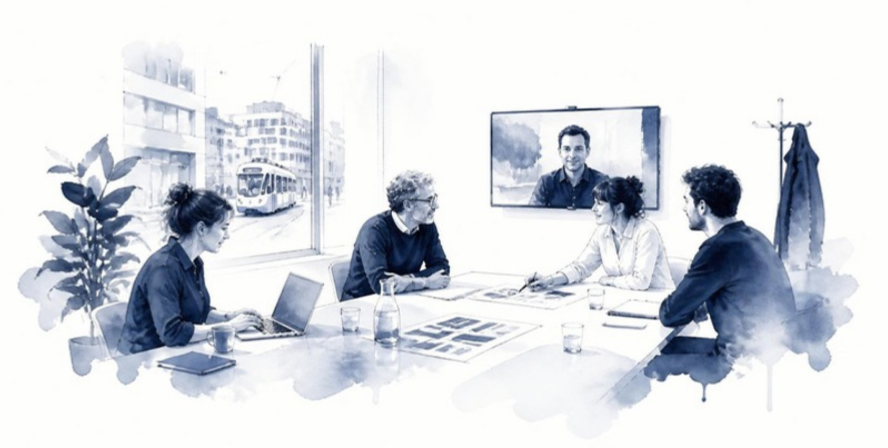
#> input picture tribea-website/assets/illustrations/about-source.png, 1776 x 896 px (shown at 1/2 size)
$ python build-hero.py ../assets/illustrations/about-source.png
#> lines starting #> are read from the running program, lines starting #| are printed output that depends on the picture
"""Build the hero photographs from the approved source picture.

The photo is turned into a Blue Slate to white duotone and shown as its own band
below the hero text, fading into the page background along its top edge.
Source: Diana Shturm on Unsplash, Lucerne from the lake (credited in the legal notice).
"""
import sys
from pathlib import Path
import numpy as np
from PIL import Image, ImageEnhance

SRC = Path(sys.argv[1] if len(sys.argv) > 1 else str(Path(__file__).resolve().parents[1] / "assets" / "hero-source-lucerne.jpg"))
OUT = Path(__file__).resolve().parents[1] / "public" / "images"
SLATE = np.array([76, 95, 107], float)   # Blue Slate
WHITE = np.array([255, 255, 255], float)
PAGE = WHITE                             # --bg

def duotone(img, solid, end, amax=0.96):
    g = 0.18 + 0.82 * (np.asarray(img, float) / 255.0)
    rgb = SLATE * (1 - g[..., None]) + WHITE * g[..., None]
    y = np.linspace(0, 1, g.shape[0])
    if end <= solid:
        a = np.zeros_like(y)
    else:
        a = np.where(y < solid, amax, np.clip(amax * (end - y) / (end - solid), 0, amax))
    return Image.fromarray((rgb * (1 - a[:, None, None]) + PAGE * a[:, None, None]).clip(0, 255).astype("uint8"))

src = ImageEnhance.Contrast(Image.open(SRC).convert("L")).enhance(1.06)
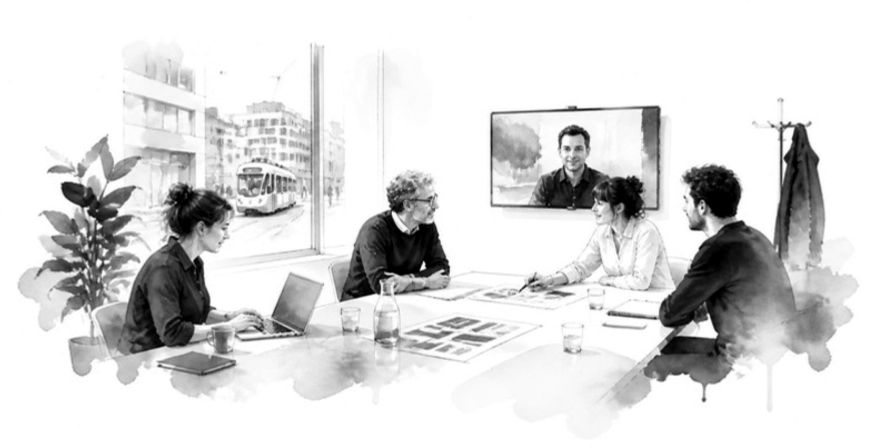
#> src: PIL image 1776x896 L (shown at 1/2 size); min 0, max 255, mean 218.4
W, H = src.size
OUT.mkdir(parents=True, exist_ok=True)

x0 = int(0.22 * W); cw = W - x0; ch = int(cw / 2.0); y0 = max(0, int(0.70 * H) - ch)
wide = src.crop((x0, y0, x0 + cw, y0 + ch))
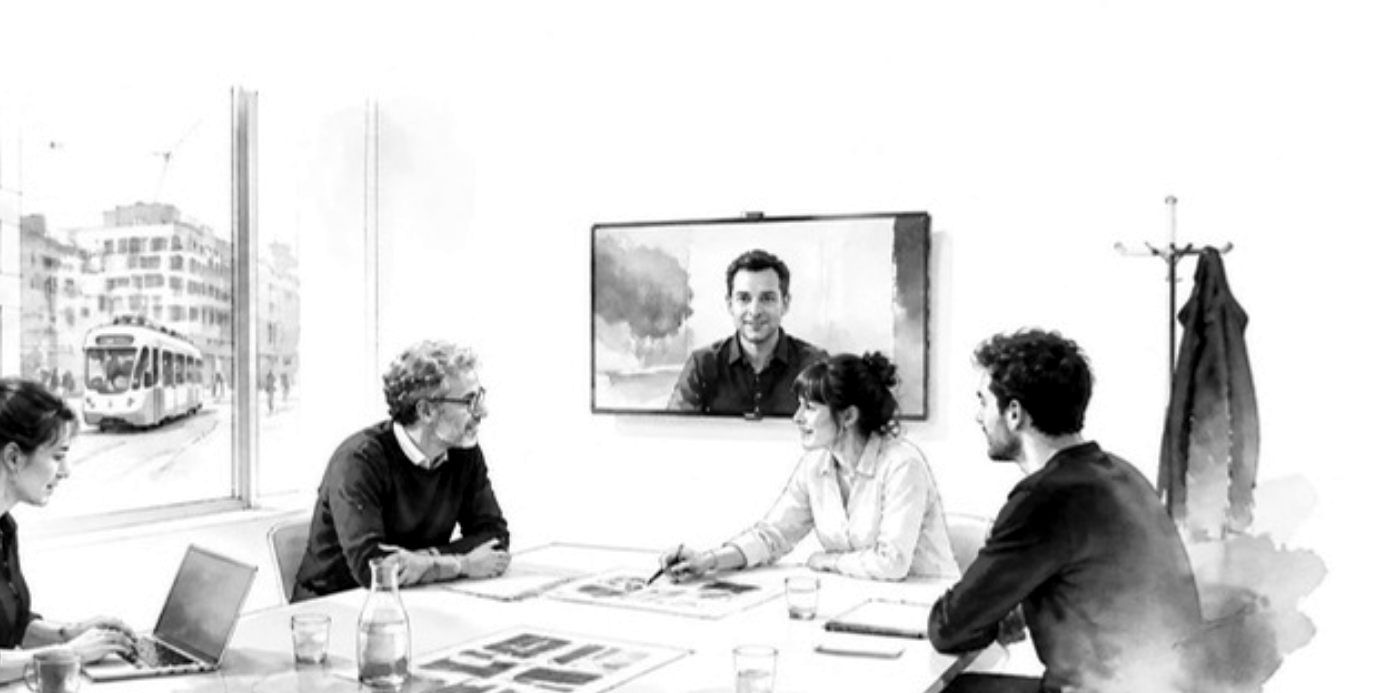
#> wide: PIL image 1386x693 L; min 0, max 255, mean 214.6
for w in (2400, 1600, 1100):
    duotone(wide.resize((w, round(ch * w / cw)), Image.LANCZOS), 0.0, 0.30).save(OUT / f"hero-wide-{w}.webp", "WEBP", quality=72, method=6)
#> this loop made 3 passes
#> pass 1, in duotone, `g = 0.18 + 0.82 * (np.asarray(img, float) / 255.0)`:
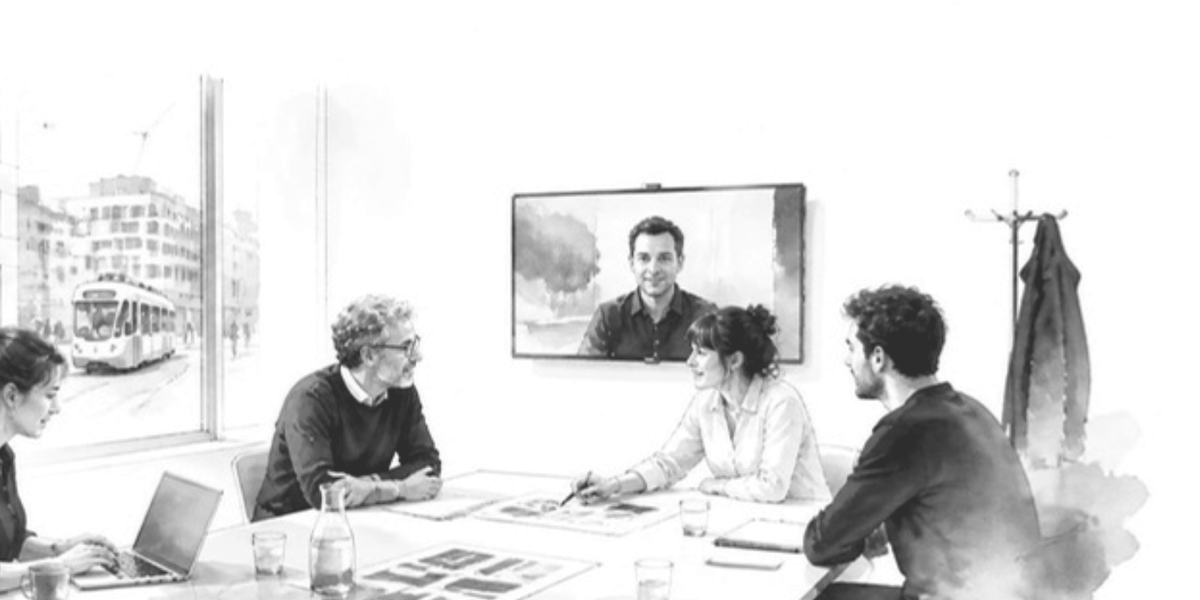
#> g: shape (1200, 2400) float64 (shown at 1/2 size); min 0.18, max 1, mean 0.87
#> pass 1, in duotone, `rgb = SLATE * (1 - g[..., None]) + WHITE * g[..., None]`:
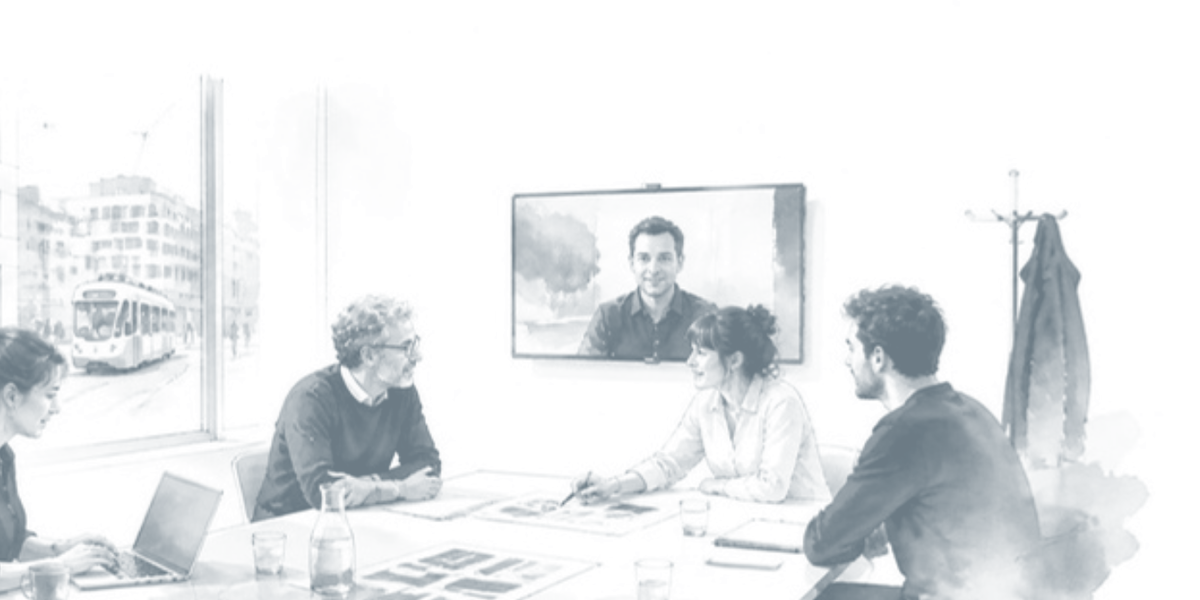
#> rgb: shape (1200, 2400, 3) float64 (shown at 1/2 size); mean of channels 0, 1, 2 231.8, 234.2, 235.8; drawn as R, G, B

x0 = int(0.40 * W); cw = int(0.60 * W); ch = int(cw * 0.66); y0 = max(0, int(0.66 * H) - ch)
narrow = src.crop((x0, y0, x0 + cw, y0 + ch))
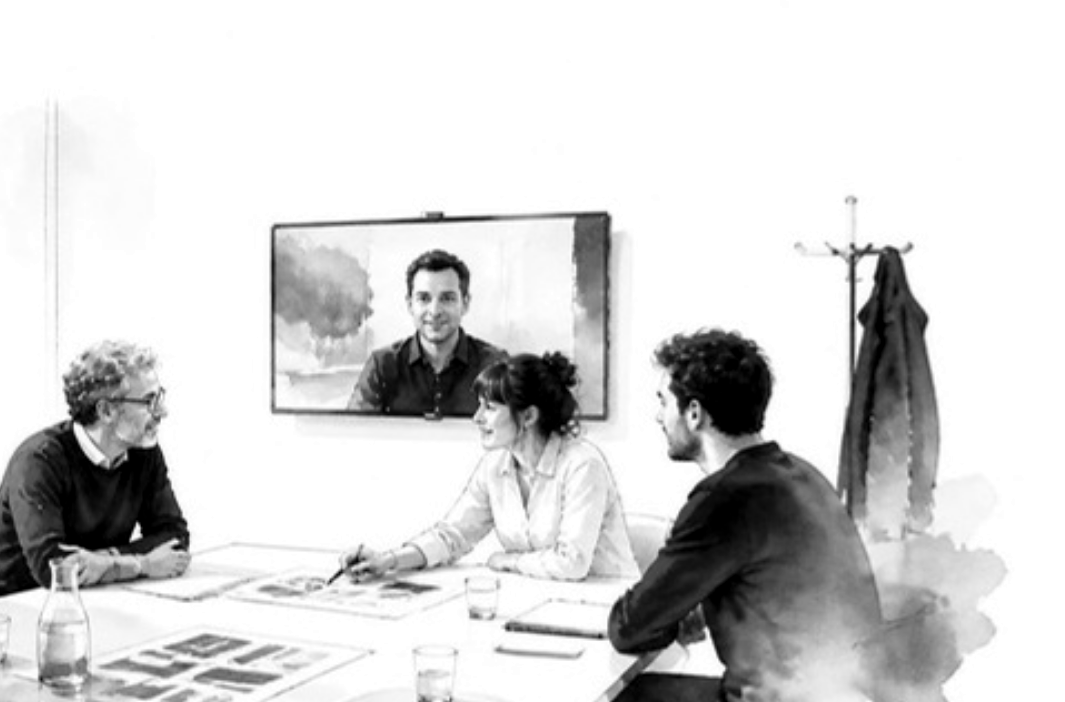
#> narrow: PIL image 1065x702 L; min 0, max 255, mean 212.9
for w in (900, 600):
    duotone(narrow.resize((w, round(ch * w / cw)), Image.LANCZOS), 0.0, 0.26).save(OUT / f"hero-narrow-{w}.webp", "WEBP", quality=70, method=6)
#> this loop made 2 passes
#> pass 1, in duotone (call 4), `g = 0.18 + 0.82 * (np.asarray(img, float) / 255.0)`:
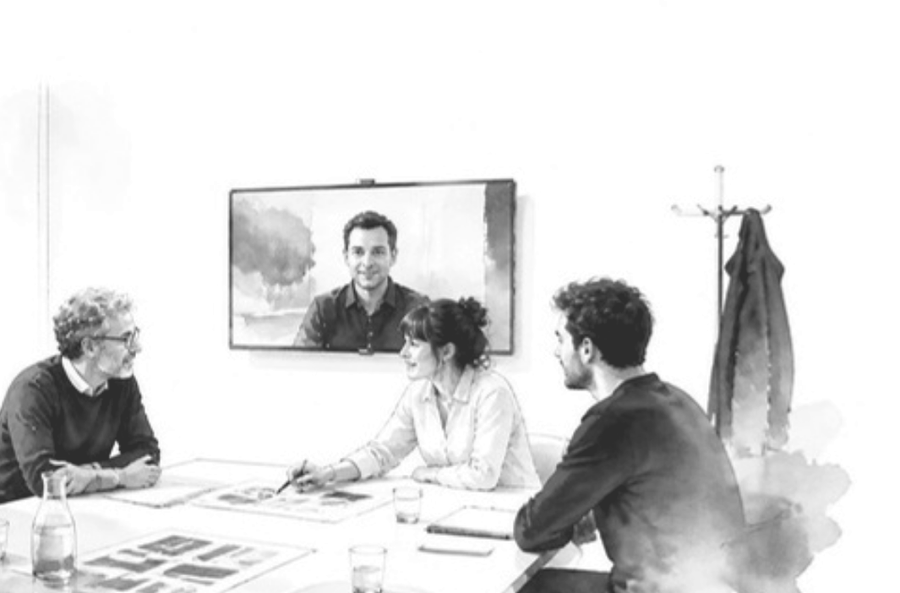
#> g: shape (593, 900) float64; min 0.18, max 1, mean 0.865
#> pass 1, in duotone (call 4), `rgb = SLATE * (1 - g[..., None]) + WHITE * g[..., None]`:
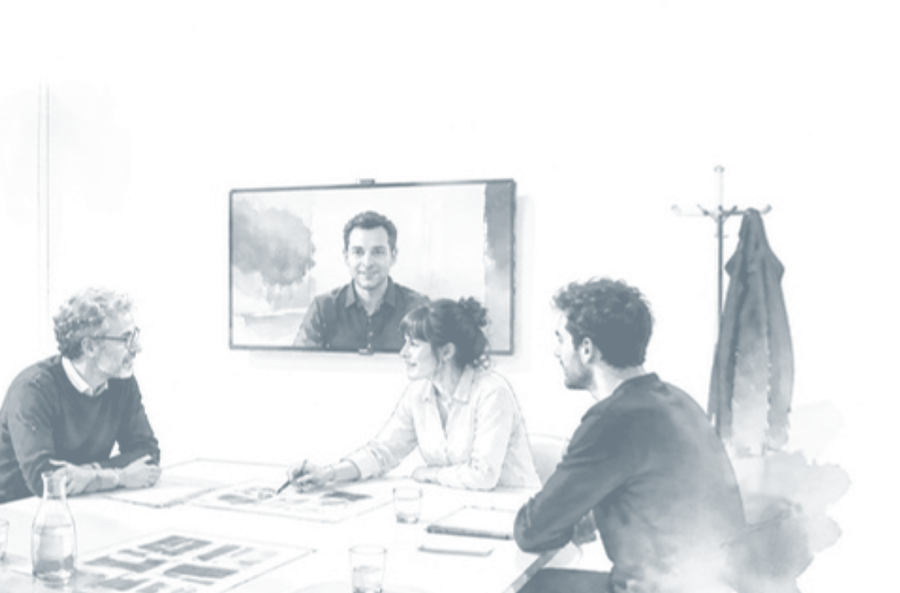
#> rgb: shape (593, 900, 3) float64; mean of channels 0, 1, 2 230.8, 233.3, 235; drawn as R, G, B

print("Hero images written to", OUT)

$ run again, on tribea-website/assets/illustrations/campaign-source.png
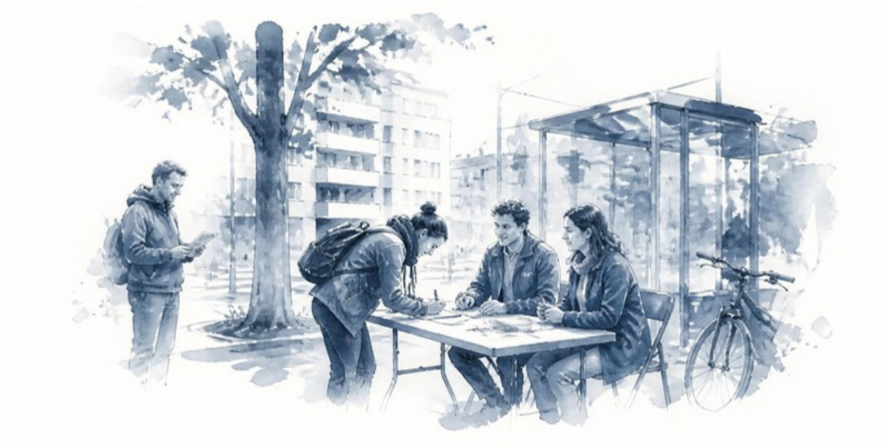
#> input picture tribea-website/assets/illustrations/campaign-source.png, 1776 x 896 px (shown at 1/2 size)
#> the loop `for w in (2400, 1600, 1100):` made 3 passes
#> pass 1, `duotone(wide.resize((w, round(ch * w / cw)), Image.LANCZOS), 0.0, 0.30..`:
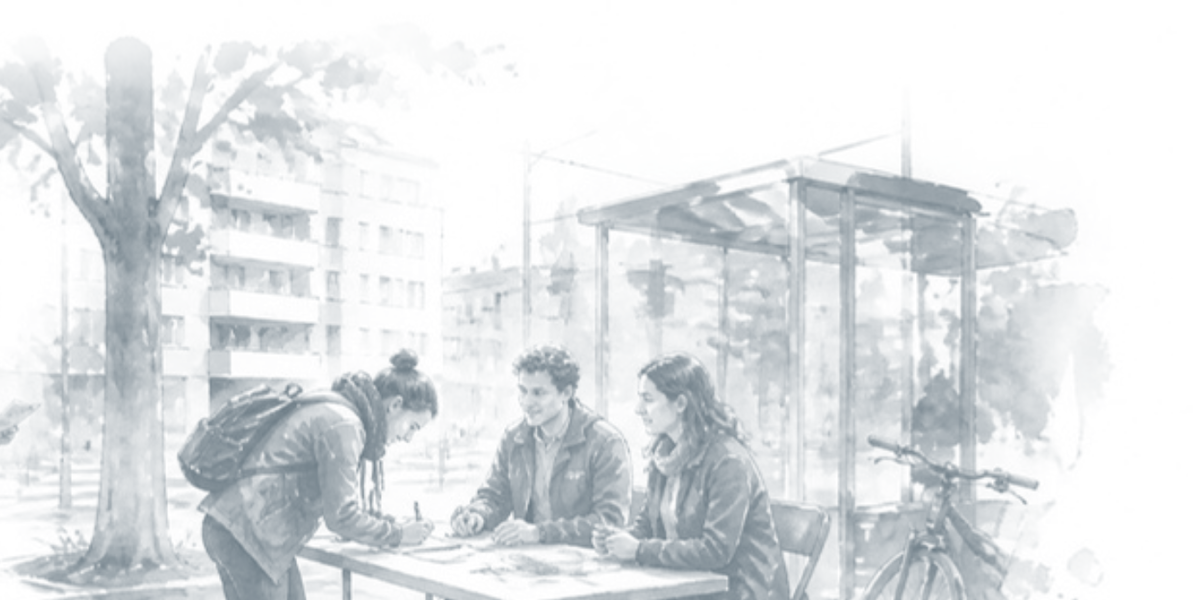
#> saved as hero-wide-2400.webp: PIL image 2400x1200 RGB (shown at 1/2 size); mean R, G, B 224.7, 227.8, 229.9
#> the loop `for w in (900, 600):` made 2 passes
#> pass 1, in duotone (call 4), `rgb = SLATE * (1 - g[..., None]) + WHITE * g[..., None]`:
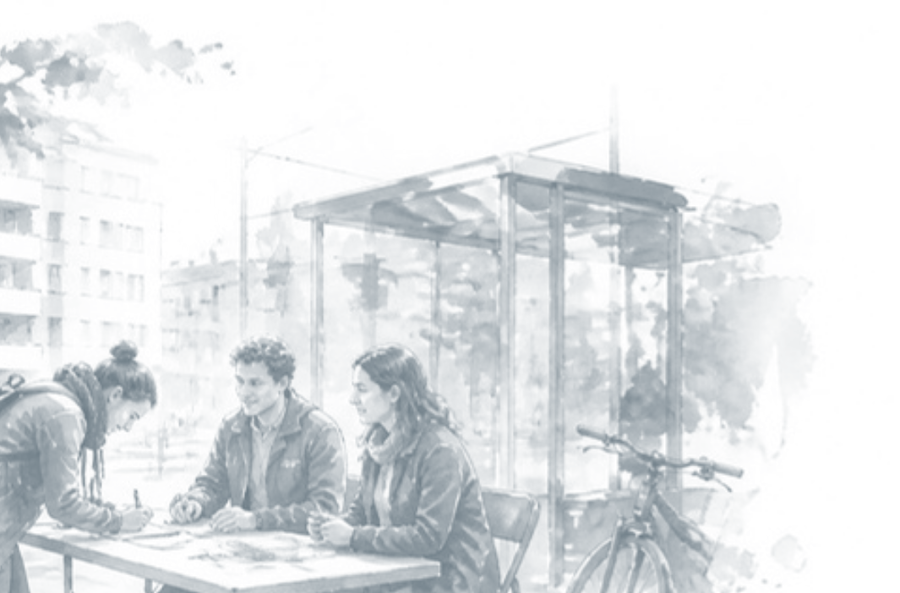
#> rgb: shape (593, 900, 3) float64; mean of channels 0, 1, 2 226.8, 229.8, 231.6; drawn as R, G, B

$ run again, on tribea-website/assets/illustrations/contact-source.png
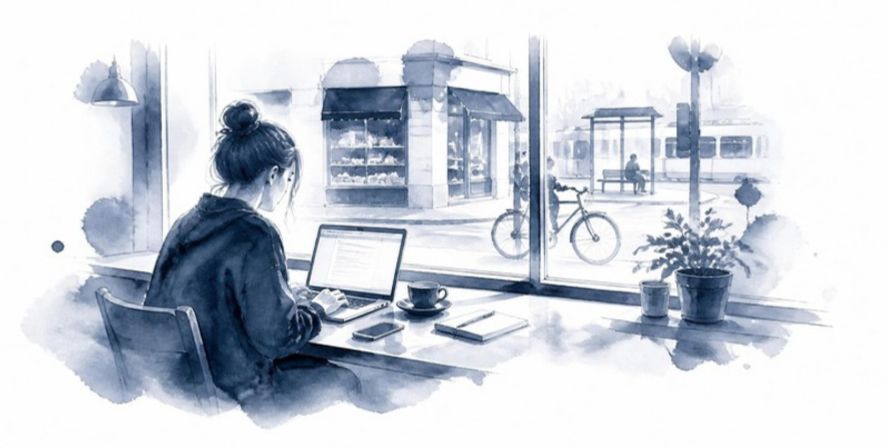
#> input picture tribea-website/assets/illustrations/contact-source.png, 1776 x 896 px (shown at 1/2 size)
#> `wide = src.crop((x0, y0, x0 + cw, y0 + ch))`:
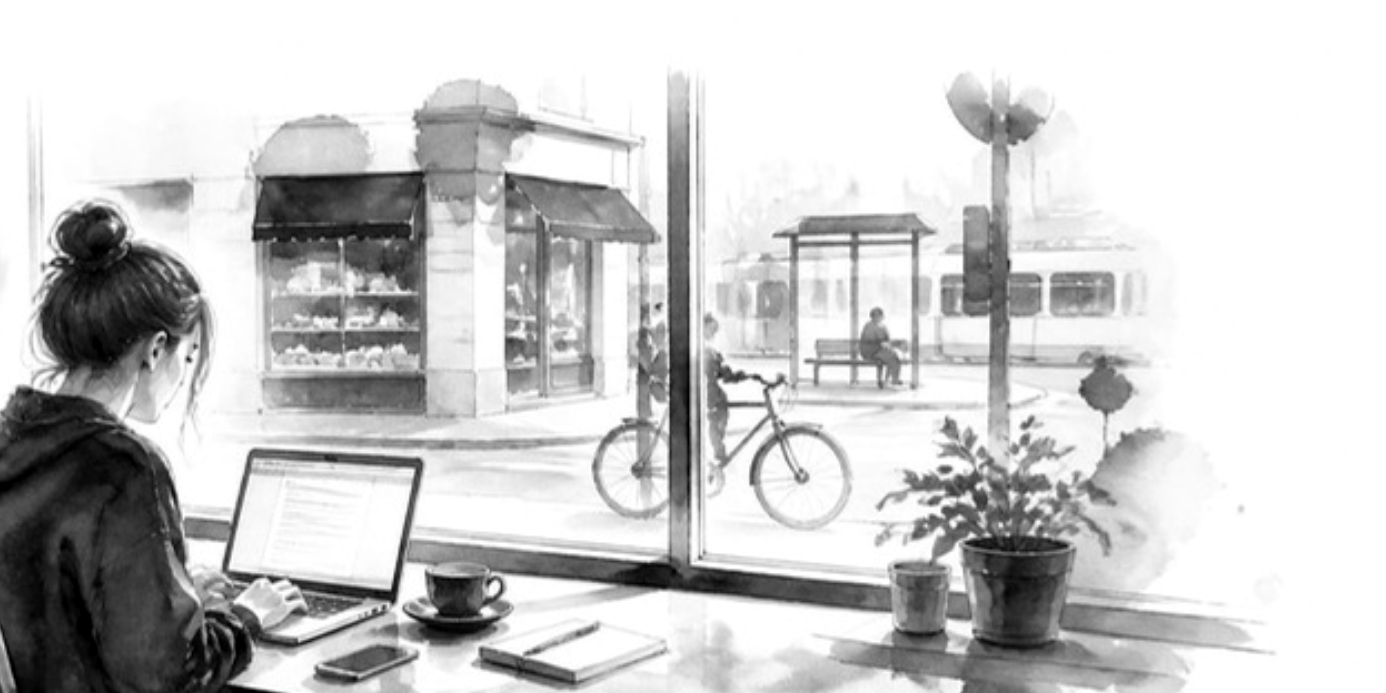
#> wide: PIL image 1386x693 L; min 0, max 255, mean 202
#> the loop `for w in (900, 600):` made 2 passes
#> pass 1, in duotone (call 4), `rgb = SLATE * (1 - g[..., None]) + WHITE * g[..., None]`:
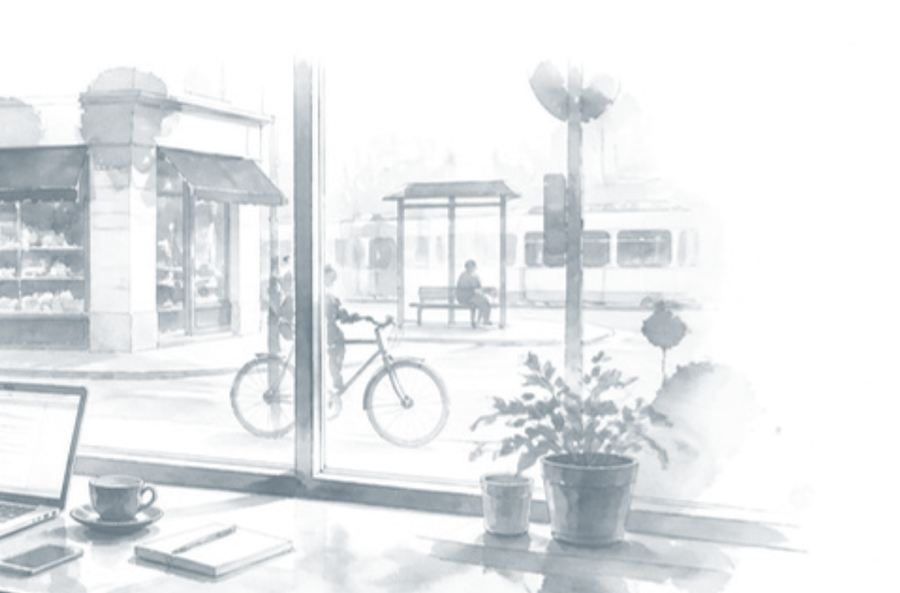
#> rgb: shape (593, 900, 3) float64; mean of channels 0, 1, 2 231.2, 233.8, 235.3; drawn as R, G, B

$ run again, on tribea-website/assets/illustrations/home-source.png
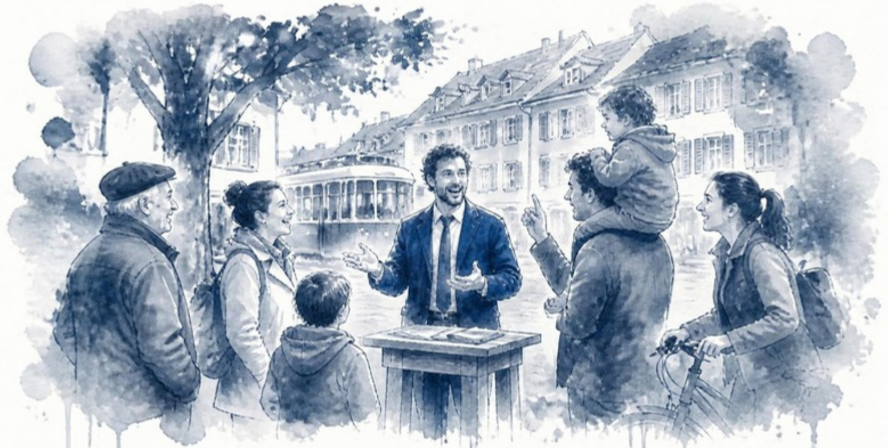
#> input picture tribea-website/assets/illustrations/home-source.png, 1776 x 896 px (shown at 1/2 size)
#> the loop `for w in (900, 600):` made 2 passes
#> pass 1, `duotone(narrow.resize((w, round(ch * w / cw)), Image.LANCZOS), 0.0, 0...`:
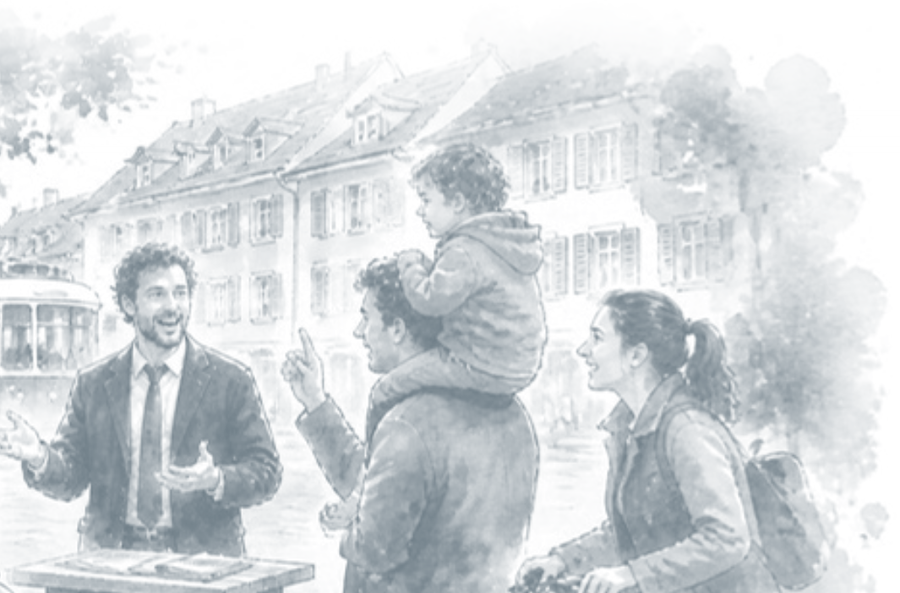
#> saved as hero-narrow-900.webp: PIL image 900x593 RGB; mean R, G, B 213.7, 218.1, 220.8
